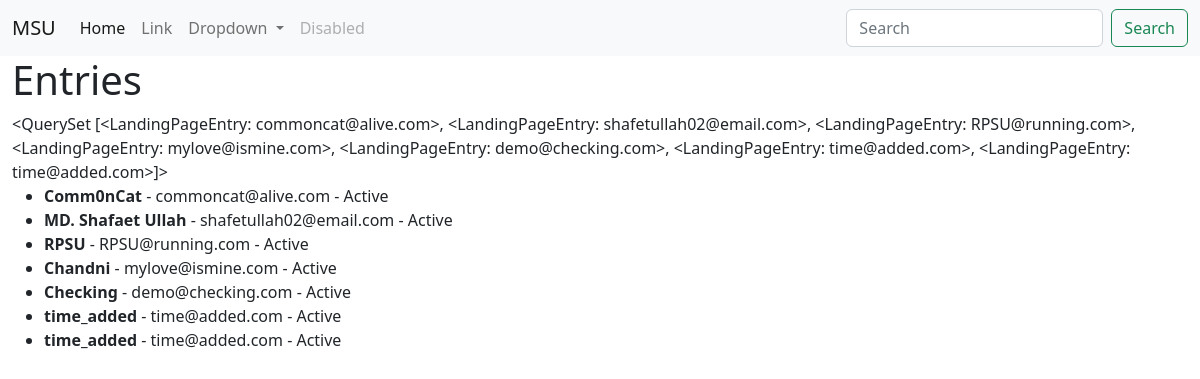
The app's page /entries/ with its own data.
### landing_pages/models.py (models this page shows)
class LandingPageEntry(models.Model):
    name=models.CharField(max_length=20, blank=True, null=True )
    email= models.EmailField()
    active = models.BooleanField(default=True)
    timestamp = models.DateTimeField(auto_now_add=True)
    updated= models.DateTimeField(auto_now=True)
    def __str__(self):
        return f"{self.email}"

### landing_pages/views.py (the view)
# urls.py: path("", views.landing_page_entry_list_view),
def landing_page_entry_list_view(request,*args, **kwargs):
    qs=LandingPageEntry.objects.all()
    context={
        "object_list":qs,
    }
    return render(request, "landing_pages/list.html",context)

### templates/landing_pages/list.html (shortened to what this page needs)
{% extends  "base.html" %}
{%block content %}
<h1> Entries </h1>
{{object_list}}
<ul>
{% for entry in object_list %}
    <li>
        <strong>{{ entry.name }}</strong> - {{ entry.email }} -
        {% if entry.active %}Active{% else %}Inactive{% endif %}
    </li>
{% endfor %}
</ul>
{%endblock %}

### templates/base.html (shortened to what this page needs)
<!doctype html>
<html lang="en">
  <head>
        {%include 'base/css.html' %}
  </head>
  <body>
    <body>
        {%include 'base/navbar.html' %}
        <div class="container-fluid">
          {% block content %}
        {% endblock %}
        </div>
    </body>
  </body>
</html>

### templates/base/css.html (shortened to what this page needs)
    <link href="https://cdn.jsdelivr.net/npm/bootstrap@5.2.3/dist/css/bootstrap.min.css" rel="stylesheet">

### templates/base/navbar.html (shortened to what this page needs)
<nav class="navbar navbar-expand-lg bg-light">
  <div class="container-fluid">
    <a class="navbar-brand" href="#">MSU</a>
    <div class="collapse navbar-collapse" id="navbarSupportedContent">
      <ul class="navbar-nav me-auto mb-2 mb-lg-0">
        <li class="nav-item">
          <a class="nav-link active" aria-current="page" href="#">Home</a>
        </li>
        <li class="nav-item">
          <a class="nav-link" href="#">Link</a>
        </li>
        <li class="nav-item dropdown">
          <a class="nav-link dropdown-toggle" href="#" role="button" data-bs-toggle="dropdown" aria-expanded="false">
            Dropdown
          </a>
        </li>
        <li class="nav-item">
          <a class="nav-link disabled">Disabled</a>
        </li>
      </ul>
      <form class="d-flex" role="search">
        <input name="query" class="form-control me-2" type="search" placeholder="Search" aria-label="Search">
        <button class="btn btn-outline-success" type="submit">Search</button>
      </form>
    </div>
  </div>
</nav>

### records on screen
LandingPageEntry: email.email "<QuerySet [<LandingPageEntry: commoncat@alive.com>, <LandingPageEntry: shafetullah02@email.com>, <LandingPageEntry: RPSU@running.com>, <LandingPageEntry: mylove@ismine.com>, <LandingPageEntry: demo@checking.com>, <LandingPageEntry: time@added.com>, <LandingPageEntry: time@added.com>]>", name "Comm0nCat", email "commoncat@alive.com", active "Active"
LandingPageEntry: name "MD. Shafaet Ullah", email "shafetullah02@email.com", active "Active"
LandingPageEntry: name "RPSU", email "RPSU@running.com", active "Active"
LandingPageEntry: name "Chandni", email "mylove@ismine.com", active "Active"
LandingPageEntry: name "Checking", email "demo@checking.com", active "Active"
LandingPageEntry: name "time_added", email "time@added.com", active "Active"
LandingPageEntry: name "time_added", email "time@added.com", active "Active"
